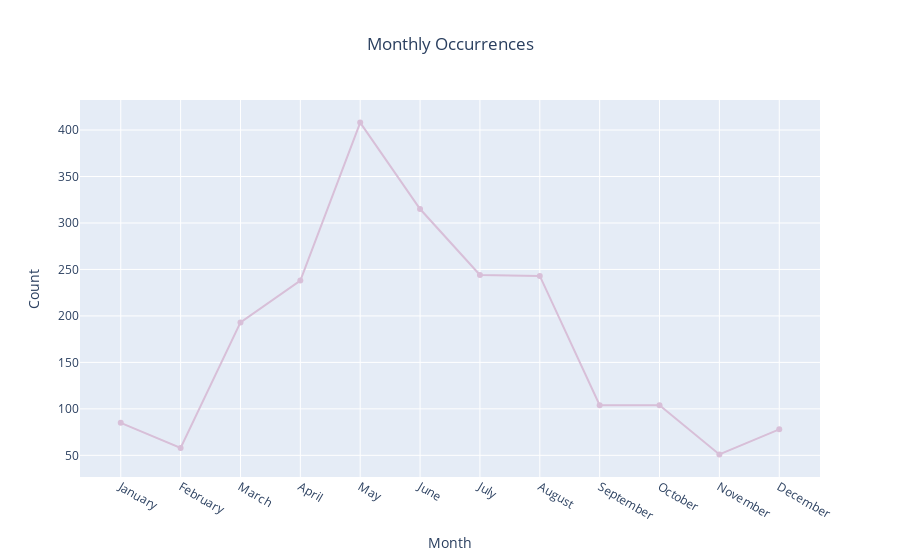

Write notebook code for a chart like this one.
### Code cell
### Group tornado events by month  and calculate count totals per season ###
### proportion as well for sampling ###
month_order = ['January', 'February', 'March', 'April', 'May', 'June', 'July', 'August', 'September', 'October', 'November', 'December']
tornado_df['MONTH_NAME'] = pd.Categorical(tornado_df['MONTH_NAME'], categories=month_order, ordered=True)

monthly_occurrences = tornado_df['MONTH_NAME'].value_counts()

sorted_value_counts = monthly_occurrences.sort_index()

fig = go.Figure(data = [go.Line(
    x = sorted_value_counts.index,
    y = sorted_value_counts.values,
    mode = 'lines+markers',
    line = dict(color = 'thistle'), name = 'RGBA Color'
)]    
)

fig.update_layout(
    title={
        'text': "Monthly Occurrences",
        'x': 0.5,         
        'xanchor': 'center'
    },
    xaxis_title = 'Month',
    yaxis_title = 'Count'

)

fig.show()

### Figure 1 — Plotly figure (JSON) as saved in the notebook; plotly's stock layout.template omitted (floating-point values rounded to 4 significant figures)
{"data": [{"line": {"color": "thistle"}, "mode": "lines+markers", "name": "RGBA Color", "type": "scatter", "x": ["January", "February", "March", "April", "May", "June", "July", "August", "September", "October", "November", "December"], "y": [85, 58, 193, 238, 408, 315, 244, 243, 104, 104, 51, 78]}], "layout": {"title": {"text": "Monthly Occurrences", "x": 0.5, "xanchor": "center"}, "xaxis": {"title": {"text": "Month"}}, "yaxis": {"title": {"text": "Count"}}}}
